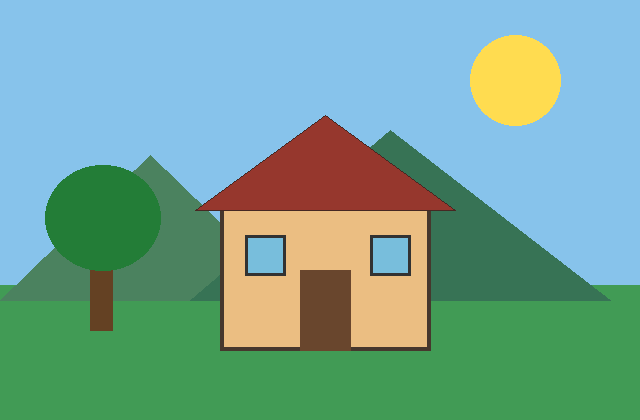
#> input picture sample_colour_image.png, 640 x 420 px; the run also reads 1 picture not shown here
$ python image_video_fourier_transform.py
#> lines starting #> are read from the running program, lines starting #| are printed output that depends on the picture
import cv2
import numpy as np
import matplotlib.pyplot as plt
from google.colab import files

# IMAGE: upload a JPG or PNG file
print("Upload an image")
uploaded = files.upload()
#> the answer given: sample_colour_image.png
image_name = next(iter(uploaded))
image = cv2.imread(image_name)
#> image is the input picture: shape (420, 640, 3); mean B, G, R 151.3, 165.3, 117
if image is None:
    raise ValueError("Could not read the uploaded image.")

image_rgb = cv2.cvtColor(image, cv2.COLOR_BGR2RGB)
gray = cv2.cvtColor(image, cv2.COLOR_BGR2GRAY)
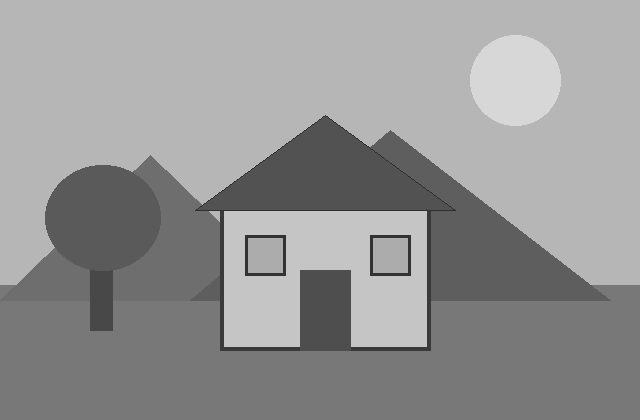
#> gray: shape (420, 640); min 48, max 215, mean 149.4
fft = np.fft.fftshift(np.fft.fft2(gray))
spectrum = 20 * np.log(np.abs(fft) + 1)
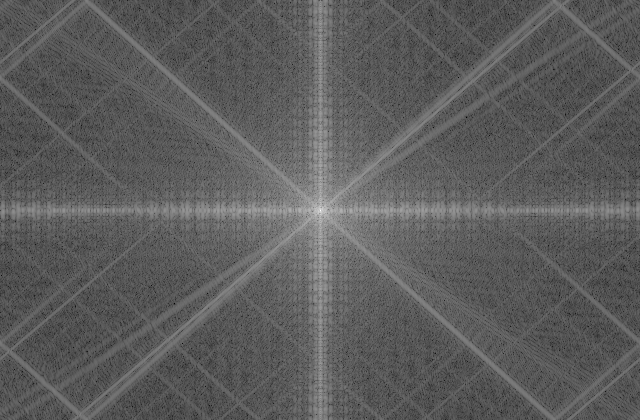
#> spectrum: shape (420, 640) float64; min 24.23, max 350.2, mean 143.1; drawn with min black and max white

plt.figure(figsize=(15, 5))
plt.subplot(1, 3, 1); plt.imshow(image_rgb); plt.title("Original Image"); plt.axis("off")
plt.subplot(1, 3, 2); plt.imshow(gray, cmap="gray"); plt.title("Grayscale Image"); plt.axis("off")
plt.subplot(1, 3, 3); plt.imshow(spectrum, cmap="gray"); plt.title("Image Fourier Spectrum"); plt.axis("off")
plt.tight_layout(); plt.show()
#> after `plt.tight_layout()`:
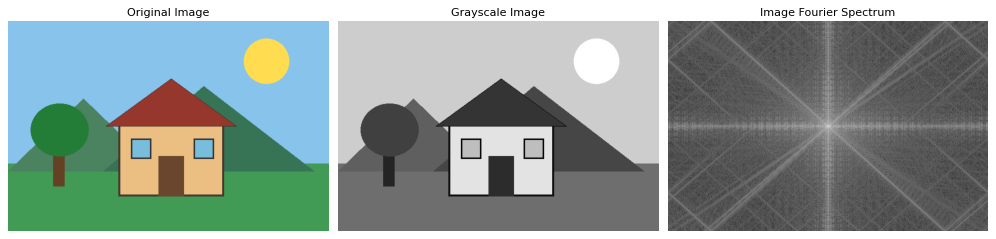
#> figure drawn by matplotlib, 3 panels

# VIDEO: upload an MP4, AVI, or another OpenCV-supported video
print("Upload a video")
uploaded_video = files.upload()
#> the answer given: sample_image_fourier_spectrum.png
video_name = next(iter(uploaded_video))
cap = cv2.VideoCapture(video_name)
if not cap.isOpened():
    raise ValueError("Could not open the uploaded video.")

success, frame = cap.read()
cap.release()
if not success:
    raise ValueError("Could not read a frame from the video.")

frame_rgb = cv2.cvtColor(frame, cv2.COLOR_BGR2RGB)
gray_frame = cv2.cvtColor(frame, cv2.COLOR_BGR2GRAY)
frame_fft = np.fft.fftshift(np.fft.fft2(gray_frame))
frame_spectrum = 20 * np.log(np.abs(frame_fft) + 1)
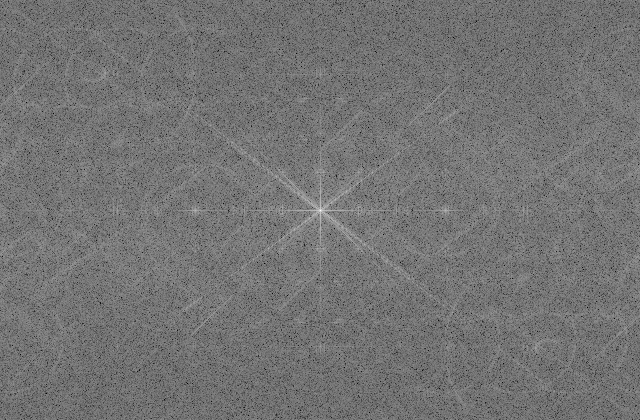
#> frame_spectrum: shape (420, 640) float64; min 0.808, max 340.6, mean 155.3; drawn with min black and max white

plt.figure(figsize=(15, 5))
plt.subplot(1, 3, 1); plt.imshow(frame_rgb); plt.title("First Video Frame"); plt.axis("off")
plt.subplot(1, 3, 2); plt.imshow(gray_frame, cmap="gray"); plt.title("Grayscale Video Frame"); plt.axis("off")
plt.subplot(1, 3, 3); plt.imshow(frame_spectrum, cmap="gray"); plt.title("Video Frame Fourier Spectrum"); plt.axis("off")
plt.tight_layout(); plt.show()
